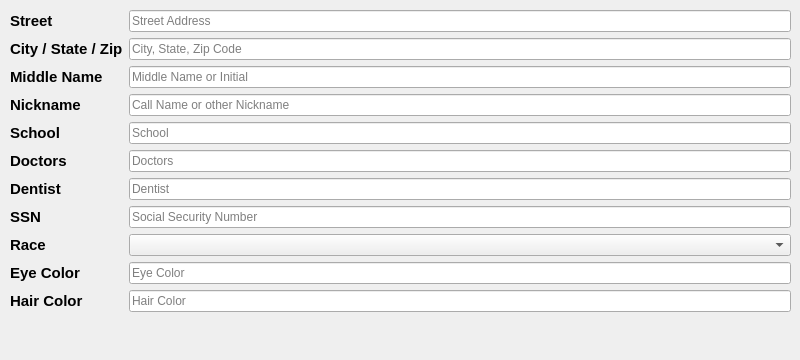
    <widget class="QWidget" name="tab_2">
     <attribute name="title">
      <string>Additional Information</string>
     </attribute>
     <widget class="QWidget" name="formLayoutWidget_2">
      <property name="geometry">
       <rect>
        <x>10</x>
        <y>10</y>
        <width>781</width>
        <height>341</height>
       </rect>
      </property>
      <layout class="QFormLayout" name="formLayout_2">
       <property name="fieldGrowthPolicy">
        <enum>QFormLayout::AllNonFixedFieldsGrow</enum>
       </property>
       <item row="0" column="0">
        <widget class="QLabel" name="label_11">
         <property name="text">
          <string>&lt;!DOCTYPE HTML PUBLIC &quot;-//W3C//DTD HTML 4.0//EN&quot; &quot;http://www.w3.org/TR/REC-html40/strict.dtd&quot;&gt;
&lt;html&gt;&lt;head&gt;&lt;meta name=&quot;qrichtext&quot; content=&quot;1&quot; /&gt;&lt;style type=&quot;text/css&quot;&gt;
p, li { white-space: pre-wrap; }
&lt;/style&gt;&lt;/head&gt;&lt;body style=&quot; font-family:'Ubuntu'; font-size:11pt; font-weight:400; font-style:normal;&quot;&gt;
&lt;p style=&quot; margin-top:0px; margin-bottom:0px; margin-left:0px; margin-right:0px; -qt-block-indent:0; text-indent:0px;&quot;&gt;&lt;span style=&quot; font-weight:600;&quot;&gt;Street&lt;/span&gt;&lt;/p&gt;&lt;/body&gt;&lt;/html&gt;</string>
         </property>
        </widget>
       </item>
       <item row="0" column="1">
        <widget class="QLineEdit" name="lineEdit_Street">
         <property name="text">
          <string/>
         </property>
         <property name="placeholderText">
          <string>Street Address</string>
         </property>
        </widget>
       </item>
       <item row="1" column="0">
        <widget class="QLabel" name="label_12">
         <property name="text">
          <string>&lt;!DOCTYPE HTML PUBLIC &quot;-//W3C//DTD HTML 4.0//EN&quot; &quot;http://www.w3.org/TR/REC-html40/strict.dtd&quot;&gt;
&lt;html&gt;&lt;head&gt;&lt;meta name=&quot;qrichtext&quot; content=&quot;1&quot; /&gt;&lt;style type=&quot;text/css&quot;&gt;
p, li { white-space: pre-wrap; }
&lt;/style&gt;&lt;/head&gt;&lt;body style=&quot; font-family:'Ubuntu'; font-size:11pt; font-weight:400; font-style:normal;&quot;&gt;
&lt;p style=&quot; margin-top:0px; margin-bottom:0px; margin-left:0px; margin-right:0px; -qt-block-indent:0; text-indent:0px;&quot;&gt;&lt;span style=&quot; font-weight:600;&quot;&gt;City / State / Zip&lt;/span&gt;&lt;/p&gt;&lt;/body&gt;&lt;/html&gt;</string>
         </property>
        </widget>
       </item>
       <item row="1" column="1">
        <widget class="QLineEdit" name="lineEdit_Address2">
         <property name="text">
          <string/>
         </property>
         <property name="placeholderText">
          <string>City, State, Zip Code</string>
         </property>
        </widget>
       </item>
       <item row="2" column="0">
        <widget class="QLabel" name="label_25">
         <property name="text">
          <string>&lt;!DOCTYPE HTML PUBLIC &quot;-//W3C//DTD HTML 4.0//EN&quot; &quot;http://www.w3.org/TR/REC-html40/strict.dtd&quot;&gt;
&lt;html&gt;&lt;head&gt;&lt;meta name=&quot;qrichtext&quot; content=&quot;1&quot; /&gt;&lt;style type=&quot;text/css&quot;&gt;
p, li { white-space: pre-wrap; }
&lt;/style&gt;&lt;/head&gt;&lt;body style=&quot; font-family:'Ubuntu'; font-size:11pt; font-weight:400; font-style:normal;&quot;&gt;
&lt;p style=&quot; margin-top:0px; margin-bottom:0px; margin-left:0px; margin-right:0px; -qt-block-indent:0; text-indent:0px;&quot;&gt;&lt;span style=&quot; font-weight:600;&quot;&gt;Middle Name&lt;/span&gt;&lt;/p&gt;&lt;/body&gt;&lt;/html&gt;</string>
         </property>
        </widget>
       </item>
       <item row="2" column="1">
        <widget class="QLineEdit" name="lineEdit_MiddleName">
         <property name="text">
          <string/>
         </property>
         <property name="placeholderText">
          <string>Middle Name or Initial</string>
         </property>
        </widget>
       </item>
       <item row="3" column="0">
        <widget class="QLabel" name="label_26">
         <property name="text">
          <string>&lt;!DOCTYPE HTML PUBLIC &quot;-//W3C//DTD HTML 4.0//EN&quot; &quot;http://www.w3.org/TR/REC-html40/strict.dtd&quot;&gt;
&lt;html&gt;&lt;head&gt;&lt;meta name=&quot;qrichtext&quot; content=&quot;1&quot; /&gt;&lt;style type=&quot;text/css&quot;&gt;
p, li { white-space: pre-wrap; }
&lt;/style&gt;&lt;/head&gt;&lt;body style=&quot; font-family:'Ubuntu'; font-size:11pt; font-weight:400; font-style:normal;&quot;&gt;
&lt;p style=&quot; margin-top:0px; margin-bottom:0px; margin-left:0px; margin-right:0px; -qt-block-indent:0; text-indent:0px;&quot;&gt;&lt;span style=&quot; font-weight:600;&quot;&gt;Nickname&lt;/span&gt;&lt;/p&gt;&lt;/body&gt;&lt;/html&gt;</string>
         </property>
        </widget>
       </item>
       <item row="3" column="1">
        <widget class="QLineEdit" name="lineEdit_Nickname">
         <property name="text">
          <string/>
         </property>
         <property name="placeholderText">
          <string>Call Name or other Nickname</string>
         </property>
        </widget>
       </item>
       <item row="4" column="0">
        <widget class="QLabel" name="label_13">
         <property name="text">
          <string>&lt;!DOCTYPE HTML PUBLIC &quot;-//W3C//DTD HTML 4.0//EN&quot; &quot;http://www.w3.org/TR/REC-html40/strict.dtd&quot;&gt;
&lt;html&gt;&lt;head&gt;&lt;meta name=&quot;qrichtext&quot; content=&quot;1&quot; /&gt;&lt;style type=&quot;text/css&quot;&gt;
p, li { white-space: pre-wrap; }
&lt;/style&gt;&lt;/head&gt;&lt;body style=&quot; font-family:'Ubuntu'; font-size:11pt; font-weight:400; font-style:normal;&quot;&gt;
&lt;p style=&quot; margin-top:0px; margin-bottom:0px; margin-left:0px; margin-right:0px; -qt-block-indent:0; text-indent:0px;&quot;&gt;&lt;span style=&quot; font-weight:600;&quot;&gt;School&lt;/span&gt;&lt;/p&gt;&lt;/body&gt;&lt;/html&gt;</string>
         </property>
        </widget>
       </item>
       <item row="4" column="1">
        <widget class="QLineEdit" name="lineEdit_School">
         <property name="text">
          <string/>
         </property>
         <property name="placeholderText">
          <string>School</string>
         </property>
        </widget>
       </item>
       <item row="5" column="0">
        <widget class="QLabel" name="label_14">
         <property name="text">
          <string>&lt;!DOCTYPE HTML PUBLIC &quot;-//W3C//DTD HTML 4.0//EN&quot; &quot;http://www.w3.org/TR/REC-html40/strict.dtd&quot;&gt;
&lt;html&gt;&lt;head&gt;&lt;meta name=&quot;qrichtext&quot; content=&quot;1&quot; /&gt;&lt;style type=&quot;text/css&quot;&gt;
p, li { white-space: pre-wrap; }
&lt;/style&gt;&lt;/head&gt;&lt;body style=&quot; font-family:'Ubuntu'; font-size:11pt; font-weight:400; font-style:normal;&quot;&gt;
&lt;p style=&quot; margin-top:0px; margin-bottom:0px; margin-left:0px; margin-right:0px; -qt-block-indent:0; text-indent:0px;&quot;&gt;&lt;span style=&quot; font-weight:600;&quot;&gt;Doctors&lt;/span&gt;&lt;/p&gt;&lt;/body&gt;&lt;/html&gt;</string>
         </property>
        </widget>
       </item>
       <item row="5" column="1">
        <widget class="QLineEdit" name="lineEdit_Doctors">
         <property name="text">
          <string/>
         </property>
         <property name="placeholderText">
          <string>Doctors</string>
         </property>
        </widget>
       </item>
       <item row="6" column="0">
        <widget class="QLabel" name="label_15">
         <property name="text">
          <string>&lt;!DOCTYPE HTML PUBLIC &quot;-//W3C//DTD HTML 4.0//EN&quot; &quot;http://www.w3.org/TR/REC-html40/strict.dtd&quot;&gt;
&lt;html&gt;&lt;head&gt;&lt;meta name=&quot;qrichtext&quot; content=&quot;1&quot; /&gt;&lt;style type=&quot;text/css&quot;&gt;
p, li { white-space: pre-wrap; }
&lt;/style&gt;&lt;/head&gt;&lt;body style=&quot; font-family:'Ubuntu'; font-size:11pt; font-weight:400; font-style:normal;&quot;&gt;
&lt;p style=&quot; margin-top:0px; margin-bottom:0px; margin-left:0px; margin-right:0px; -qt-block-indent:0; text-indent:0px;&quot;&gt;&lt;span style=&quot; font-weight:600;&quot;&gt;Dentist&lt;/span&gt;&lt;/p&gt;&lt;/body&gt;&lt;/html&gt;</string>
         </property>
        </widget>
       </item>
       <item row="6" column="1">
        <widget class="QLineEdit" name="lineEdit_Dentist">
         <property name="text">
          <string/>
         </property>
         <property name="placeholderText">
          <string>Dentist</string>
         </property>
        </widget>
       </item>
       <item row="7" column="0">
        <widget class="QLabel" name="label_24">
         <property name="text">
          <string>&lt;!DOCTYPE HTML PUBLIC &quot;-//W3C//DTD HTML 4.0//EN&quot; &quot;http://www.w3.org/TR/REC-html40/strict.dtd&quot;&gt;
&lt;html&gt;&lt;head&gt;&lt;meta name=&quot;qrichtext&quot; content=&quot;1&quot; /&gt;&lt;style type=&quot;text/css&quot;&gt;
p, li { white-space: pre-wrap; }
&lt;/style&gt;&lt;/head&gt;&lt;body style=&quot; font-family:'Ubuntu'; font-size:11pt; font-weight:400; font-style:normal;&quot;&gt;
&lt;p style=&quot; margin-top:0px; margin-bottom:0px; margin-left:0px; margin-right:0px; -qt-block-indent:0; text-indent:0px;&quot;&gt;&lt;span style=&quot; font-weight:600;&quot;&gt;SSN&lt;/span&gt;&lt;/p&gt;&lt;/body&gt;&lt;/html&gt;</string>
         </property>
        </widget>
       </item>
       <item row="7" column="1">
        <widget class="QLineEdit" name="lineEdit_SSN">
         <property name="placeholderText">
          <string>Social Security Number</string>
         </property>
        </widget>
       </item>
       <item row="8" column="0">
        <widget class="QLabel" name="label_16">
         <property name="text">
          <string>&lt;!DOCTYPE HTML PUBLIC &quot;-//W3C//DTD HTML 4.0//EN&quot; &quot;http://www.w3.org/TR/REC-html40/strict.dtd&quot;&gt;
&lt;html&gt;&lt;head&gt;&lt;meta name=&quot;qrichtext&quot; content=&quot;1&quot; /&gt;&lt;style type=&quot;text/css&quot;&gt;
p, li { white-space: pre-wrap; }
&lt;/style&gt;&lt;/head&gt;&lt;body style=&quot; font-family:'Ubuntu'; font-size:11pt; font-weight:400; font-style:normal;&quot;&gt;
&lt;p style=&quot; margin-top:0px; margin-bottom:0px; margin-left:0px; margin-right:0px; -qt-block-indent:0; text-indent:0px;&quot;&gt;&lt;span style=&quot; font-weight:600;&quot;&gt;Race&lt;/span&gt;&lt;/p&gt;&lt;/body&gt;&lt;/html&gt;</string>
         </property>
        </widget>
       </item>
       <item row="8" column="1">
        <widget class="QComboBox" name="comboBox_Race">
         <property name="currentIndex">
          <number>-1</number>
         </property>
         <item>
          <property name="text">
           <string>African-American</string>
          </property>
         </item>
         <item>
          <property name="text">
           <string>Asian</string>
          </property>
         </item>
         <item>
          <property name="text">
           <string>Caucasian</string>
          </property>
         </item>
         <item>
          <property name="text">
           <string>Hawaiian</string>
          </property>
         </item>
         <item>
          <property name="text">
           <string>Hispanic</string>
          </property>
         </item>
         <item>
          <property name="text">
           <string>Native American</string>
          </property>
         </item>
         <item>
          <property name="text">
           <string>Other, specify:</string>
          </property>
         </item>
        </widget>
       </item>
       <item row="9" column="0">
        <widget class="QLabel" name="label_22">
         <property name="text">
          <string>&lt;!DOCTYPE HTML PUBLIC &quot;-//W3C//DTD HTML 4.0//EN&quot; &quot;http://www.w3.org/TR/REC-html40/strict.dtd&quot;&gt;
&lt;html&gt;&lt;head&gt;&lt;meta name=&quot;qrichtext&quot; content=&quot;1&quot; /&gt;&lt;style type=&quot;text/css&quot;&gt;
p, li { white-space: pre-wrap; }
&lt;/style&gt;&lt;/head&gt;&lt;body style=&quot; font-family:'Ubuntu'; font-size:11pt; font-weight:400; font-style:normal;&quot;&gt;
&lt;p style=&quot; margin-top:0px; margin-bottom:0px; margin-left:0px; margin-right:0px; -qt-block-indent:0; text-indent:0px;&quot;&gt;&lt;span style=&quot; font-weight:600;&quot;&gt;Eye Color&lt;/span&gt;&lt;/p&gt;&lt;/body&gt;&lt;/html&gt;</string>
         </property>
        </widget>
       </item>
       <item row="9" column="1">
        <widget class="QLineEdit" name="lineEdit_Eyes">
         <property name="placeholderText">
          <string>Eye Color</string>
         </property>
        </widget>
       </item>
       <item row="10" column="0">
        <widget class="QLabel" name="label_23">
         <property name="text">
          <string>&lt;!DOCTYPE HTML PUBLIC &quot;-//W3C//DTD HTML 4.0//EN&quot; &quot;http://www.w3.org/TR/REC-html40/strict.dtd&quot;&gt;
&lt;html&gt;&lt;head&gt;&lt;meta name=&quot;qrichtext&quot; content=&quot;1&quot; /&gt;&lt;style type=&quot;text/css&quot;&gt;
p, li { white-space: pre-wrap; }
&lt;/style&gt;&lt;/head&gt;&lt;body style=&quot; font-family:'Ubuntu'; font-size:11pt; font-weight:400; font-style:normal;&quot;&gt;
&lt;p style=&quot; margin-top:0px; margin-bottom:0px; margin-left:0px; margin-right:0px; -qt-block-indent:0; text-indent:0px;&quot;&gt;&lt;span style=&quot; font-weight:600;&quot;&gt;Hair Color&lt;/span&gt;&lt;/p&gt;&lt;/body&gt;&lt;/html&gt;</string>
         </property>
        </widget>
       </item>
       <item row="10" column="1">
        <widget class="QLineEdit" name="lineEdit_Hair">
         <property name="cursor">
          <cursorShape>IBeamCursor</cursorShape>
         </property>
         <property name="placeholderText">
          <string>Hair Color</string>
         </property>
        </widget>
       </item>
      </layout>
     </widget>
    </widget>
